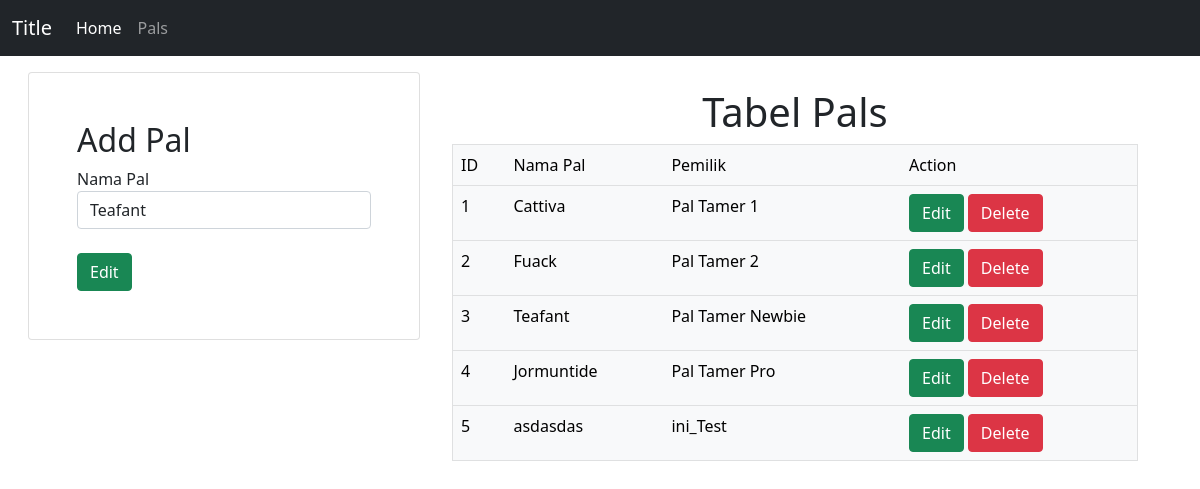
The page /tp_mvc/pals.php?id_edit=17 on the database its author committed.
### tables this page shows
CREATE TABLE `pals` (
  `id_pal` int(11) NOT NULL,
  `pal_name` varchar(255) NOT NULL,
  `id_member` int(255) NOT NULL
);

CREATE TABLE `members` (
  `id` int(255) NOT NULL,
  `name` varchar(255) NOT NULL,
  `email` varchar(255) NOT NULL,
  `phone` varchar(255) NOT NULL,
  `join_date` date NOT NULL
);

### tp_mvc/controllers/Pals.controller.php (called while the page is built, shortened)
<?php
include_once("models/Pals.class.php");
include_once("models/Members.class.php");
include_once("views/Pals.view.php");
class PalsController
{
    private $pals;
    private $members;
    function __construct()
    {
        $this->pals = new Pals(Conf::$db_host, Conf::$db_user, Conf::$db_pass, Conf::$db_name);
        $this->members = new Members(Conf::$db_host, Conf::$db_user, Conf::$db_pass, Conf::$db_name);
    }
    public function indexedit($id)
    {
        $this->pals->open();
        $this->members->open();
        $this->pals->getPals();
        $this->members->getMembers();
        $data = array(
            'pals' => array(),
            'members' => array()
        );
        while ($row = $this->pals->getResult()) {
            array_push($data['pals'], $row);
        }
        while ($row = $this->members->getResult()) {
            array_push($data['members'], $row);
        }
        $this->pals->open();
        $this->pals->getPalsbyId($id);
        $data2 = array();
        while ($row = $this->pals->getResult()) {
            array_push($data2, $row);
        }
        $view = new PalsView();
        $view->renderedit($data, $data2);
    }
}

### tp_mvc/views/Pals.view.php (the view, shortened to what this page needs)
<?php
class PalsView
{
    public function renderedit($data, $data2)
    {
        $no = 1;
        $dataPals = null;
        foreach ($data['pals'] as $val) {
            list($id_pal, $pal_name, $id_member) = $val;
            $dataPals .= "<tr>
                <td>" . $no++ . "</td>
                <td>" . $pal_name . "</td>";
            foreach ($data['members'] as $val) {
                list($id, $nama, $email, $phone, $join_date) = $val;
                if ($id == $id_member) {
                    $dataPals .= "<td>" . $nama . "</td>";
                }
            }
            $dataPals .= "<td>
            <a href='pals.php?id_edit=" . $id_pal .  "' class='btn btn-success' '>Edit</a>
            <a href='pals.php?id_hapus_pal=" . $id_pal . "' class='btn btn-danger' '>Delete</a>
          </td></tr>";
        }
        foreach ($data['members'] as $val) {
            list($id, $nama, $email, $phone, $join_date) = $val;
        }
        foreach ($data2 as $val) {
            list($id, $nama, $member_id) = $val;
            $namatemp = $nama;
        }
        $form = '<form action="pals.php?id=' . $id . '" method="POST">
        <div class="form-row">
          <div class="form-group col">
            <label for="pal_name">Nama Pal</label>
            <input type="text" class="form-control" name="pal_name" value = "' . $namatemp . '" required />
          </div>
        </div>
        <br>
        <button class="btn btn-success" type="submit" name="submit"> Edit </button><br>
      </form>';
    }
}

### rows shown on the page
pals: pal_name "Teafant"
pals: pal_name "Cattiva"
members: name "Pal Tamer 1"
pals: pal_name "Fuack"
members: name "Pal Tamer 2"
members: name "Pal Tamer Newbie"
pals: pal_name "Jormuntide"
members: name "Pal Tamer Pro"
pals: pal_name "asdasdas"
members: name "ini_Test"

### other values the page prints
$this->content "Title Home Pals Add Pal Tabel Pals ID Nama Pal Pemilik Action"
